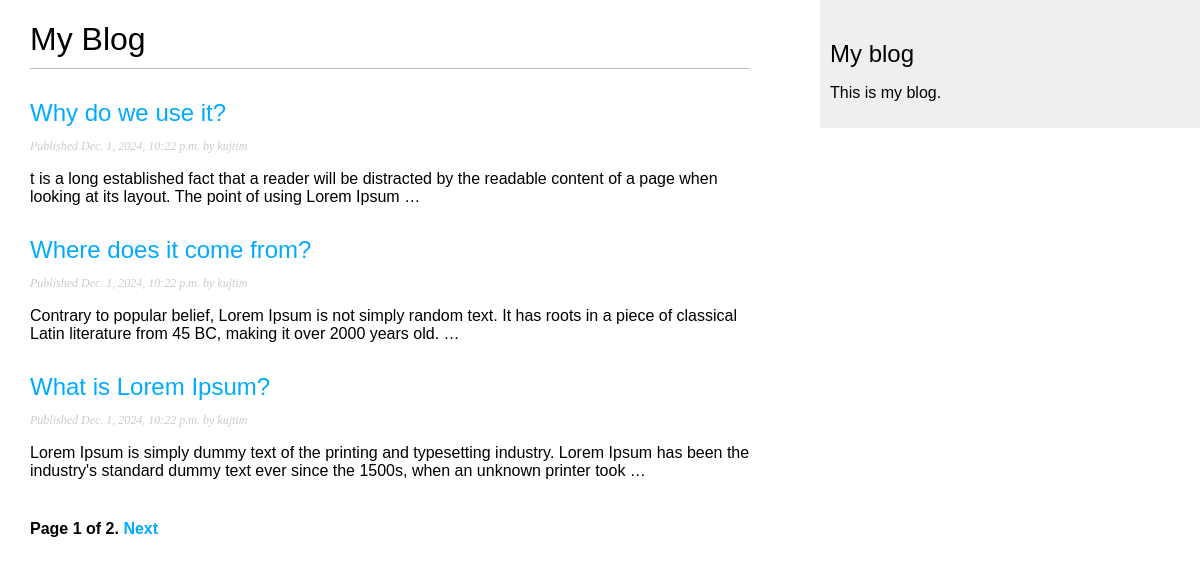
/blog/, run on an earlier commit of the app's database.
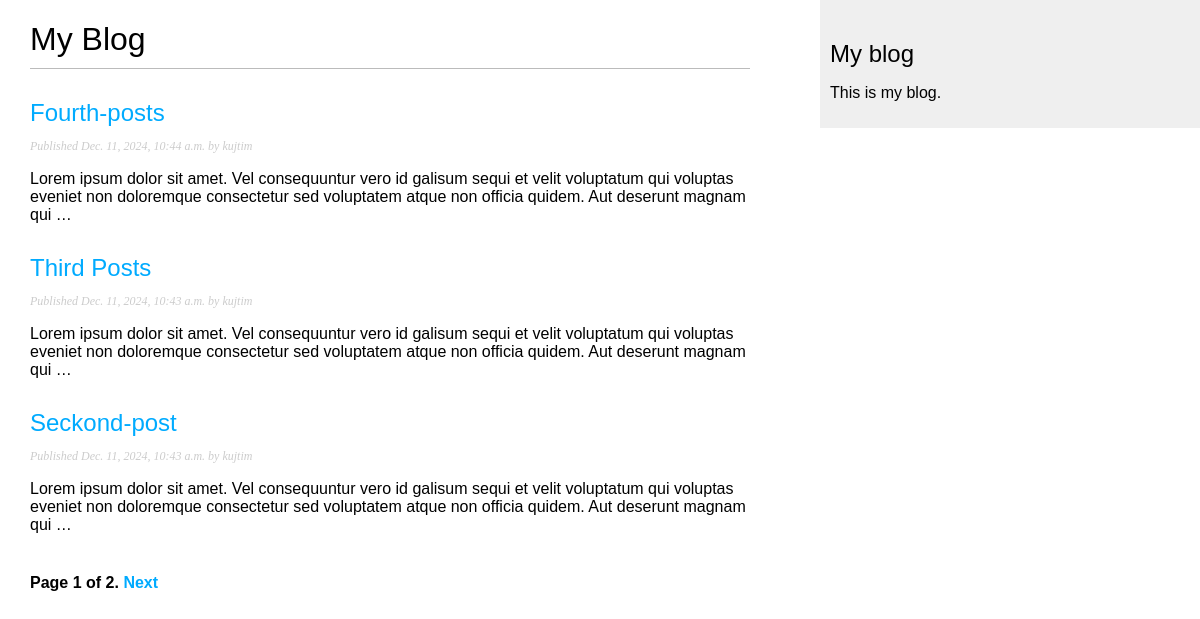
And on a later commit of the database.
### blog/models.py (models this page shows, shortened)
class Post(models.Model):
    STATUS_CHOICES = (
        ("draft", "Draft"),
        ("published", "Published"),
    )
    title = models.CharField(max_length=250)
    slug = models.SlugField(max_length=250, unique_for_date="publish")
    author = models.ForeignKey(
        User, on_delete=models.CASCADE, related_name="blog_posts"
    )
    body = models.TextField()
    publish = models.DateTimeField(default=timezone.now)
    created = models.DateTimeField(auto_now_add=True)
    updated = models.DateTimeField(auto_now=True)
    status = models.CharField(max_length=10, choices=STATUS_CHOICES, default="draft")
    objects = models.Manager()  # The default manager.
    published = PublishedManager()  # Our custom manager.
    class Meta:
        ordering = ("-publish",)
    def get_absolute_url(self):
        return reverse(
            "blog:post_detail",
            args=[self.publish.year, self.publish.month, self.publish.day, self.slug],
        )

### blog/views.py (the view)
# urls.py: path("", views.PostListView.as_view(), name="post_list"),
class PostListView(ListView):
    queryset = Post.published.all()
    context_object_name = "posts"
    paginate_by = 3
    template_name = "blog/post/list.html"

### blog/templates/blog/post/list.html (shortened to what this page needs)
{% extends "blog/base.html" %}
{% block content %}
    <h1>My Blog</h1>
    {% for post in posts %}
        <h2>
            <a href="{{ post.get_absolute_url }}">
                {{ post.title }}
            </a>
        </h2>
        <p class="date">
            Published {{ post.publish }} by {{ post.author }}
        </p>
        {{ post.body|truncatewords:30|linebreaks }}
    {% endfor %}
    {% include "pagination.html" with page=page_obj %}
{% endblock %}

### blog/templates/blog/base.html (shortened to what this page needs)
{% load static%}
<!DOCTYPE html>
<html lang="en">
  <head>
    <link rel="stylesheet" href="{% static 'css/blog.css' %}" />
  </head>
  <body>
    <div id="content">
      {% block content %}
      {% endblock %}
    </div>
    <div id="sidebar">
      <h2>My blog</h2>
      <p>This is my blog.</p>
    </div>
  </body>
</html>

### blog/templates/pagination.html (shortened to what this page needs)
<div class="pagination">
    <span class="step-links">
        <span class="current">
        Page {{ page.number }} of {{ page.paginator.num_pages }}.
        </span>
        {% if page.has_next %}
            <a href="?page={{ page.next_page_number }}">Next</a>
        {% endif %}
    </span>
</div>

### blog/static/css/blog.css (style rules this page uses)
body { margin: 0; padding: 0; font-family: helvetica, sans-serif; }
a { color: #00abff; text-decoration: none; }
h1 { font-weight: normal; border-bottom: 1px solid #bbb; padding: 0 0 10px 0; }
h2 { font-weight: normal; margin: 30px 0 0; }
#content { float: left; width: 60%; padding: 0 0 0 30px; }
#sidebar { float: right; width: 30%; padding: 10px; background: #efefef; height: 100%; }
p.date { color: #ccc; font-family: georgia, serif; font-size: 12px; font-style: italic; }
.pagination { margin: 40px 0; font-weight: bold; }

What changed in the data, as far as the page shows it:
removed Post: title "Why do we use it?", publish "Dec. 1, 2024, 10:22 p.m.", author "kujtim", body "t is a long established fact that a reader will be distracted by the readable content of a page when looking at its layout. The point of using Lorem Ipsum …"
removed Post: title "Where does it come from?", publish "Dec. 1, 2024, 10:22 p.m.", author "kujtim", body "Contrary to popular belief, Lorem Ipsum is not simply random text. It has roots in a piece of classical Latin literature from 45 BC, making it over 2000 years old. …"
removed Post: title "What is Lorem Ipsum?", publish "Dec. 1, 2024, 10:22 p.m.", author "kujtim", body "Lorem Ipsum is simply dummy text of the printing and typesetting industry. Lorem Ipsum has been the industry's standard dummy text ever since the 1500s, when an unknown printer took …"
added Post: title "Fourth-posts", publish "Dec. 11, 2024, 10:44 a.m.", author "kujtim", body "Lorem ipsum dolor sit amet. Vel consequuntur vero id galisum sequi et velit voluptatum qui voluptas eveniet non doloremque consectetur sed voluptatem atque non officia quidem. Aut deserunt magnam qui …"
added Post: title "Third Posts", publish "Dec. 11, 2024, 10:43 a.m.", author "kujtim", body "Lorem ipsum dolor sit amet. Vel consequuntur vero id galisum sequi et velit voluptatum qui voluptas eveniet non doloremque consectetur sed voluptatem atque non officia quidem. Aut deserunt magnam qui …"
now on this page (row edited): Post: title "Seckond-post", publish "Dec. 11, 2024, 10:43 a.m.", author "kujtim", body "Lorem ipsum dolor sit amet. Vel consequuntur vero id galisum sequi et velit voluptatum qui voluptas eveniet non doloremque consectetur sed voluptatem atque non officia quidem. Aut deserunt magnam qui …"
